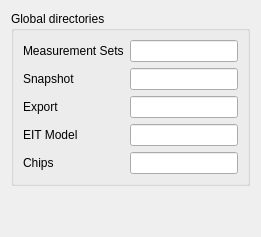
      <widget class="QWidget" name="tab_6">
       <attribute name="title">
        <string>Gui setttings</string>
       </attribute>
       <layout class="QVBoxLayout" name="verticalLayout_14">
        <item>
         <widget class="QGroupBox" name="groupBox_10">
          <property name="title">
           <string>Global directories</string>
          </property>
          <layout class="QGridLayout" name="gridLayout_8">
           <item row="0" column="0">
            <layout class="QFormLayout" name="formLayout_4">
             <item row="0" column="0">
              <widget class="QLabel" name="lab_measdataset_gdir">
               <property name="text">
                <string>Measurement Sets</string>
               </property>
              </widget>
             </item>
             <item row="0" column="1">
              <widget class="QLineEdit" name="lE_measdataset_gdir">
               <property name="enabled">
                <bool>true</bool>
               </property>
               <property name="text">
                <string/>
               </property>
               <property name="frame">
                <bool>true</bool>
               </property>
               <property name="readOnly">
                <bool>true</bool>
               </property>
              </widget>
             </item>
             <item row="1" column="0">
              <widget class="QLabel" name="lab_snapshot_gdir">
               <property name="text">
                <string>Snapshot</string>
               </property>
              </widget>
             </item>
             <item row="1" column="1">
              <widget class="QLineEdit" name="lE_snapshot_gdir">
               <property name="enabled">
                <bool>true</bool>
               </property>
               <property name="text">
                <string/>
               </property>
               <property name="frame">
                <bool>true</bool>
               </property>
               <property name="readOnly">
                <bool>true</bool>
               </property>
              </widget>
             </item>
             <item row="2" column="0">
              <widget class="QLabel" name="lab_export_gdir">
               <property name="text">
                <string>Export</string>
               </property>
              </widget>
             </item>
             <item row="2" column="1">
              <widget class="QLineEdit" name="lE_export_gdir">
               <property name="enabled">
                <bool>true</bool>
               </property>
               <property name="text">
                <string/>
               </property>
               <property name="frame">
                <bool>true</bool>
               </property>
               <property name="readOnly">
                <bool>true</bool>
               </property>
              </widget>
             </item>
             <item row="3" column="0">
              <widget class="QLabel" name="lab_eit_mdl_ctlg_gdir">
               <property name="text">
                <string>EIT Model</string>
               </property>
              </widget>
             </item>
             <item row="3" column="1">
              <widget class="QLineEdit" name="lE_eit_mdl_ctlg_gdir">
               <property name="enabled">
                <bool>true</bool>
               </property>
               <property name="text">
                <string/>
               </property>
               <property name="frame">
                <bool>true</bool>
               </property>
               <property name="readOnly">
                <bool>true</bool>
               </property>
              </widget>
             </item>
             <item row="4" column="0">
              <widget class="QLabel" name="lab_chip_ctlg_gdir">
               <property name="text">
                <string>Chips</string>
               </property>
              </widget>
             </item>
             <item row="4" column="1">
              <widget class="QLineEdit" name="lE_chip_ctlg_gdir">
               <property name="enabled">
                <bool>true</bool>
               </property>
               <property name="text">
                <string/>
               </property>
               <property name="frame">
                <bool>true</bool>
               </property>
               <property name="readOnly">
                <bool>true</bool>
               </property>
              </widget>
             </item>
            </layout>
           </item>
          </layout>
         </widget>
        </item>
        <item>
         <spacer name="verticalSpacer_6">
          <property name="orientation">
           <enum>Qt::Vertical</enum>
          </property>
          <property name="sizeHint" stdset="0">
           <size>
            <width>20</width>
            <height>40</height>
           </size>
          </property>
         </spacer>
        </item>
       </layout>
      </widget>
